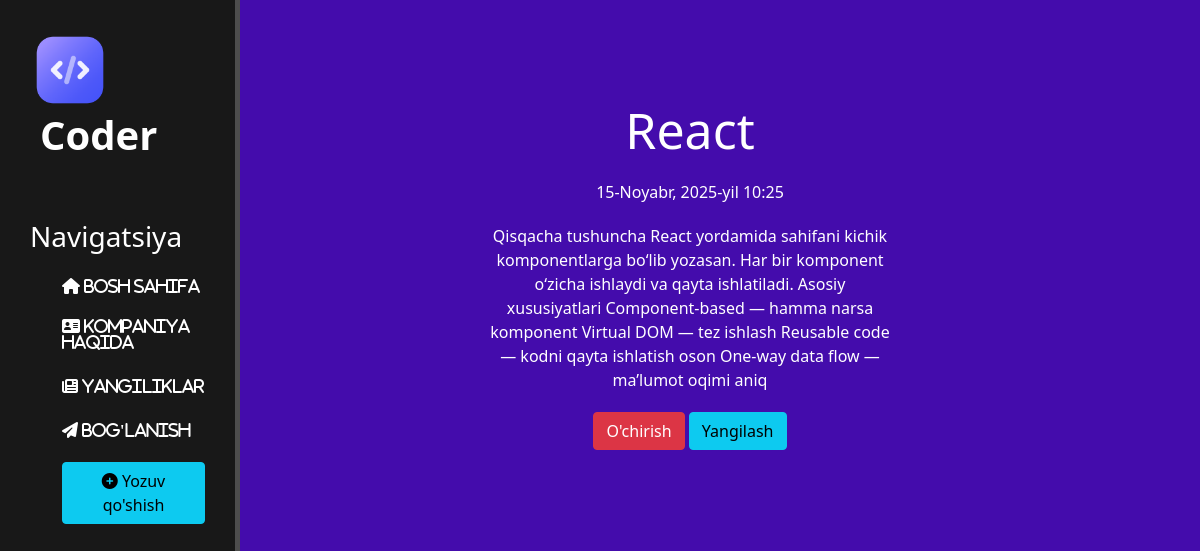
Screenshot of /news/3 with the database file from the repository.
### news/models.py (models this page shows, shortened)
class News(models.Model):
    title = models.CharField('Nomi', max_length=255)
    anons = models.CharField('Anons', max_length=255)
    full_text = models.TextField('Maqola')
    date = models.DateTimeField('Nashr etilgan sana')
    class Meta:
        verbose_name = 'Yangilik'
        verbose_name_plural = 'Yangiliklar'

### news/views.py (the view)
# urls.py: path('<int:pk>', views.NewsDetailView.as_view(), name='news_detail'),
class NewsDetailView(DetailView):
    model = News
    template_name = 'news/details_view.html'
    context_object_name = 'article'

### news/templates/news/details_view.html (shortened to what this page needs)
{% extends 'main/layout.html'%}
{% block content%}
<div class="features">
   <h1>{{ article.title }}</h1>
   <p>{{ article.date }}</p>
   <p>{{ article.full_text }}</p>
   <a href="{% url 'news_delete' article.id %}" class="btn btn-danger">O'chirish</a>
   <a href="{% url 'news_update' article.id %}" class="btn btn-info">Yangilash</a>
</div>
{% endblock %}

### main/static/main/css/main.css (style rules this page uses)
body { background-color: #440cac ; }
main .features { float: left; color: #fff; margin-top: 100px; text-align: center; width: 75%; }
main .features h1 { font-size: 50px; }
main .features p { max-width: 400px; margin: 20px auto; }

### rows the page displays
News: title "React", date "15-Noyabr, 2025-yil 10:25", full_text "Qisqacha tushuncha React yordamida sahifani kichik komponentlarga bo‘lib yozasan. Har bir komponent o‘zicha ishlaydi va qayta ishlatiladi. Asosiy xususiyatlari Component-based — hamma narsa komponent Virtual DOM — tez ishlash Reusable code — kodni qayta ishlatish oson One-way data flow — ma’lumot oqimi aniq"
